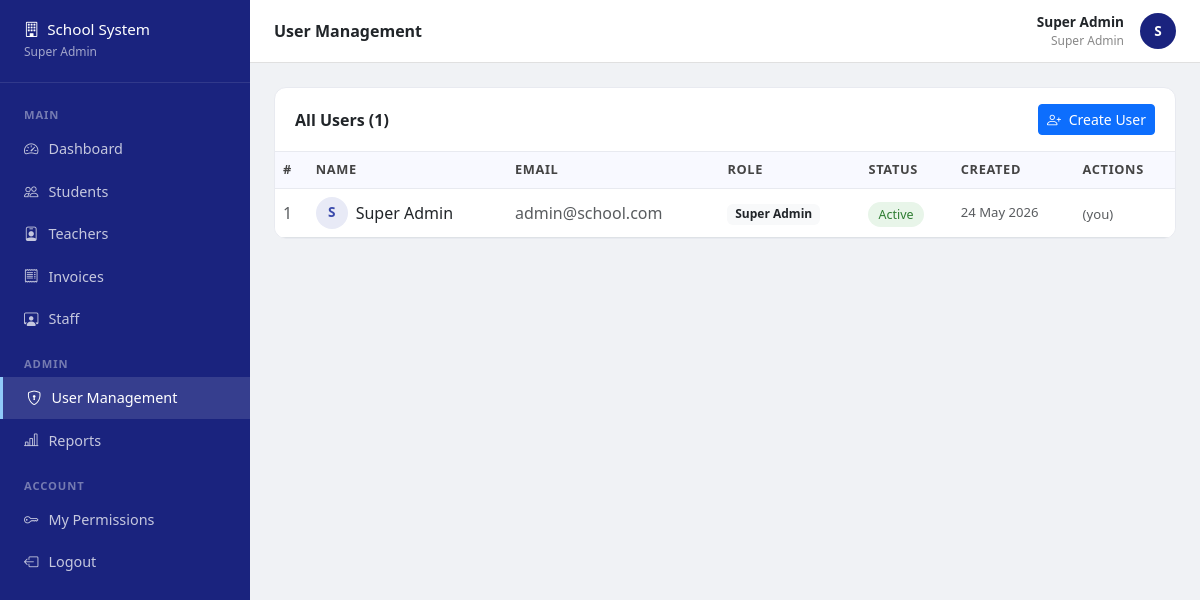
The page /admin/users.php (signed in) on the database its author committed.
### tables this page shows
CREATE TABLE users (
    id INT AUTO_INCREMENT PRIMARY KEY,
    name VARCHAR(100) NOT NULL,
    email VARCHAR(100) NOT NULL UNIQUE,
    password VARCHAR(255) NOT NULL,            
    role_id INT NOT NULL,
    is_active TINYINT(1) DEFAULT 1,            
    created_by INT DEFAULT NULL,               
    created_at TIMESTAMP DEFAULT CURRENT_TIMESTAMP,
    FOREIGN KEY (role_id) REFERENCES roles(id)
);

CREATE TABLE roles (
    id INT AUTO_INCREMENT PRIMARY KEY,
    name VARCHAR(50) NOT NULL UNIQUE,          
    slug VARCHAR(50) NOT NULL UNIQUE,          
    created_at TIMESTAMP DEFAULT CURRENT_TIMESTAMP
);

### config/auth.php (called while the page is built, shortened)
<?php
function hasPermission($pdo, $module, $action) {
    if ($_SESSION['role_slug'] === 'super_admin') {
        return true;
    }
    $stmt = $pdo->prepare("
        SELECT $action FROM permissions
        WHERE role_id = ? AND module = ?
    ");
    $stmt->execute([$_SESSION['role_id'], $module]);
    $row = $stmt->fetch();
    return $row && $row[$action] == 1;
}
function sanitize($input) {
    return htmlspecialchars(trim($input), ENT_QUOTES, 'UTF-8');
}

### admin/users.php (the view, shortened to what this page needs)
<?php
require_once '../config/db.php';
require_once '../config/auth.php';
$pageTitle = 'User Management';
$users = $pdo->query("
    SELECT u.*, r.name as role_name
    FROM users u
    JOIN roles r ON u.role_id = r.id
    ORDER BY u.created_at DESC
")->fetchAll();
include '../templates/layout_top.php';
?>
<div class="data-table mb-4">
    <div class="table-toolbar">
        <strong>All Users (<?= count($users) ?>)</strong>
        <button class="btn btn-primary btn-sm ms-auto" data-bs-toggle="modal" data-bs-target="#addUserModal">
            <i class="bi bi-person-plus me-1"></i> Create User
        </button>
    </div>
    <table class="table table-hover align-middle mb-0">
        <thead>
            <tr>
                <th>#</th>
                <th>Name</th>
                <th>Email</th>
                <th>Role</th>
                <th>Status</th>
                <th>Created</th>
                <th>Actions</th>
            </tr>
        </thead>
        <tbody>
            <?php foreach ($users as $i => $u): ?>
            <tr>
                <td class="text-muted"><?= $i + 1 ?></td>
                <td>
                    <div class="d-flex align-items-center gap-2">
                        <div style="width:32px;height:32px;border-radius:50%;background:#e8eaf6;display:flex;align-items:center;justify-content:center;font-weight:700;color:#3949ab;font-size:0.85rem;">
                            <?= strtoupper(substr($u['name'], 0, 1)) ?>
                        </div>
                        <?= sanitize($u['name']) ?>
                    </div>
                </td>
                <td class="text-muted"><?= sanitize($u['email']) ?></td>
                <td>
                    <span class="badge bg-light text-dark"><?= sanitize($u['role_name']) ?></span>
                </td>
                <td>
                    <span class="badge-<?= $u['is_active'] ? 'active' : 'inactive' ?>">
                        <?= $u['is_active'] ? 'Active' : 'Inactive' ?>
                    </span>
                </td>
                <td class="text-muted" style="font-size:0.82rem;"><?= date('d M Y', strtotime($u['created_at'])) ?></td>
                <td>
                    <?php if ($u['id'] != $_SESSION['user_id']): ?>
                    <form method="POST" class="d-inline">
                        <input type="hidden" name="action" value="toggle">
                        <input type="hidden" name="id" value="<?= $u['id'] ?>">
                        <button type="submit" class="btn btn-sm btn-outline-<?= $u['is_active'] ? 'danger' : 'success' ?>">
                            <i class="bi bi-<?= $u['is_active'] ? 'pause' : 'play' ?>-circle"></i>
                            <?= $u['is_active'] ? 'Disable' : 'Enable' ?>
                        </button>
                    </form>
                    <?php else: ?>
                    <span class="text-muted" style="font-size:0.82rem;">(you)</span>
                    <?php endif; ?>
                </td>
            </tr>
            <?php endforeach; ?>
        </tbody>
    </table>
</div>
<?php include '../templates/layout_bottom.php'; ?>

### templates/layout_top.php (shortened to what this page needs)
<!DOCTYPE html>
<html lang="en">
<head>
    <link href="https://cdn.jsdelivr.net/npm/bootstrap@5.3.0/dist/css/bootstrap.min.css" rel="stylesheet">
    <link href="https://cdn.jsdelivr.net/npm/bootstrap-icons@1.11.0/font/bootstrap-icons.css" rel="stylesheet">
</head>
<body>
<div id="sidebar">
    <div class="brand">
        <h6><i class="bi bi-building me-2"></i>School System</h6>
        <small><?= sanitize($_SESSION['role_name'] ?? '') ?></small>
    </div>
    <nav class="mt-2">
        <div class="nav-section">Main</div>
        <a href="/school_system/index.php"
           class="nav-link <?= (basename($_SERVER['PHP_SELF']) == 'index.php') ? 'active' : '' ?>">
            <i class="bi bi-speedometer2"></i> Dashboard
        </a>
        <?php if (hasPermission($pdo, 'students', 'can_view')): ?>
        <a href="/school_system/modules/students/index.php"
           class="nav-link <?= (strpos($_SERVER['PHP_SELF'], 'students') !== false) ? 'active' : '' ?>">
            <i class="bi bi-people"></i> Students
        </a>
        <?php endif; ?>
        <?php if (hasPermission($pdo, 'teachers', 'can_view')): ?>
        <a href="/school_system/modules/teachers/index.php"
           class="nav-link <?= (strpos($_SERVER['PHP_SELF'], 'teachers') !== false) ? 'active' : '' ?>">
            <i class="bi bi-person-badge"></i> Teachers
        </a>
        <?php endif; ?>
        <?php if (hasPermission($pdo, 'invoices', 'can_view')): ?>
        <a href="/school_system/modules/invoices/index.php"
           class="nav-link <?= (strpos($_SERVER['PHP_SELF'], 'invoices') !== false) ? 'active' : '' ?>">
            <i class="bi bi-receipt"></i> Invoices
        </a>
        <?php endif; ?>
        <?php if (hasPermission($pdo, 'staff', 'can_view')): ?>
        <a href="/school_system/modules/staff/index.php"
           class="nav-link <?= (strpos($_SERVER['PHP_SELF'], '/staff/') !== false) ? 'active' : '' ?>">
            <i class="bi bi-person-workspace"></i> Staff
        </a>
        <?php endif; ?>
        <?php if ($_SESSION['role_slug'] === 'super_admin'): ?>
        <div class="nav-section">Admin</div>
        <a href="/school_system/admin/users.php"
           class="nav-link <?= (strpos($_SERVER['PHP_SELF'], 'users') !== false) ? 'active' : '' ?>">
            <i class="bi bi-shield-lock"></i> User Management
        </a>
        <a href="/school_system/admin/reports.php"
           class="nav-link <?= (strpos($_SERVER['PHP_SELF'], 'reports') !== false) ? 'active' : '' ?>">
            <i class="bi bi-bar-chart-line"></i> Reports
        </a>
        <?php endif; ?>
        <div class="nav-section">Account</div>
        <a href="/school_system/portal/my_permissions.php" class="nav-link">
            <i class="bi bi-key"></i> My Permissions
        </a>
        <a href="/school_system/auth/logout.php" class="nav-link">
            <i class="bi bi-box-arrow-left"></i> Logout
        </a>
    </nav>
</div>
<div id="main-content">
    <div id="topbar">
        <h6 class="mb-0 fw-semibold text-dark"><?= $pageTitle ?? 'Dashboard' ?></h6>
        <div class="d-flex align-items-center gap-3">
            <div class="text-end">
                <div style="font-size:0.85rem; font-weight:600;"><?= sanitize($_SESSION['user_name'] ?? '') ?></div>
                <div style="font-size:0.75rem; color:#888;"><?= sanitize($_SESSION['role_name'] ?? '') ?></div>
            </div>
            <div style="width:36px;height:36px;background:#1a237e;border-radius:50%;display:flex;align-items:center;justify-content:center;color:white;font-weight:700;font-size:0.85rem;">
                <?= strtoupper(substr($_SESSION['user_name'] ?? 'U', 0, 1)) ?>
            </div>
        </div>
    </div>
    <div class="page-content">

### templates/layout_bottom.php (shortened to what this page needs)
    </div>
</div>
</body>
</html>

### templates/layout_top.php (style rules this page uses)
body { background: #f0f2f5; font-family: 'Segoe UI', sans-serif; }
#sidebar { width: 250px; min-height: 100vh; background: #1a237e; position: fixed; top: 0; left: 0; z-index: 100; transition: width 0.3s; }
#sidebar .brand { padding: 1.25rem 1.5rem; border-bottom: 1px solid rgba(255,255,255,0.1); }
#sidebar .brand h6 { color: white; margin: 0; font-size: 0.95rem; }
#sidebar .brand small { color: rgba(255,255,255,0.6); font-size: 0.75rem; }
#sidebar .nav-link { color: rgba(255,255,255,0.75); padding: 0.65rem 1.5rem; display: flex; align-items: center; gap: 10px; font-size: 0.9rem; border-radius: 0; transition: all 0.2s; }
#sidebar .nav-link:hover, #sidebar .nav-link.active { color: white; background: rgba(255,255,255,0.12); border-left: 3px solid #90caf9; }
#sidebar .nav-section { color: rgba(255,255,255,0.4); font-size: 0.7rem; font-weight: 700; letter-spacing: 0.08em; text-transform: uppercase; padding: 1rem 1.5rem 0.25rem; }
#main-content { margin-left: 250px; min-height: 100vh; }
#topbar { background: white; border-bottom: 1px solid #e0e0e0; padding: 0.75rem 1.5rem; display: flex; align-items: center; justify-content: space-between; position: sticky; top: 0; z-index: 99; }
.page-content { padding: 1.5rem; }
.data-table { background: white; border-radius: 12px; border: 1px solid #e8eaf0; overflow: hidden; }
.data-table .table { margin: 0; }
.data-table .table thead th { background: #f8f9ff; border-bottom: 1px solid #e8eaf0; color: #444; font-size: 0.8rem; font-weight: 600; text-transform: uppercase; letter-spacing: 0.05em; }
.data-table .table-toolbar { padding: 1rem 1.25rem; border-bottom: 1px solid #e8eaf0; display: flex; gap: 0.75rem; align-items: center; flex-wrap: wrap; }
.badge-active { background: #e8f5e9; color: #2e7d32; font-weight: 500; padding: 4px 10px; border-radius: 20px; font-size: 0.78rem; }

### rows shown on the page
users: name "S", name "Super Admin", email "admin@school.com", role.name "Super Admin", is_active "Active", created_at "24 May 2026", shows "(you)"

### other values the page prints
$_SESSION['role_name'] "Super Admin"
$pageTitle "User Management"
$_SESSION['user_name'] "Super Admin"
substr($_SESSION['user_name'] ?? 'U', 0, 1) "S"
count($users) "1"
